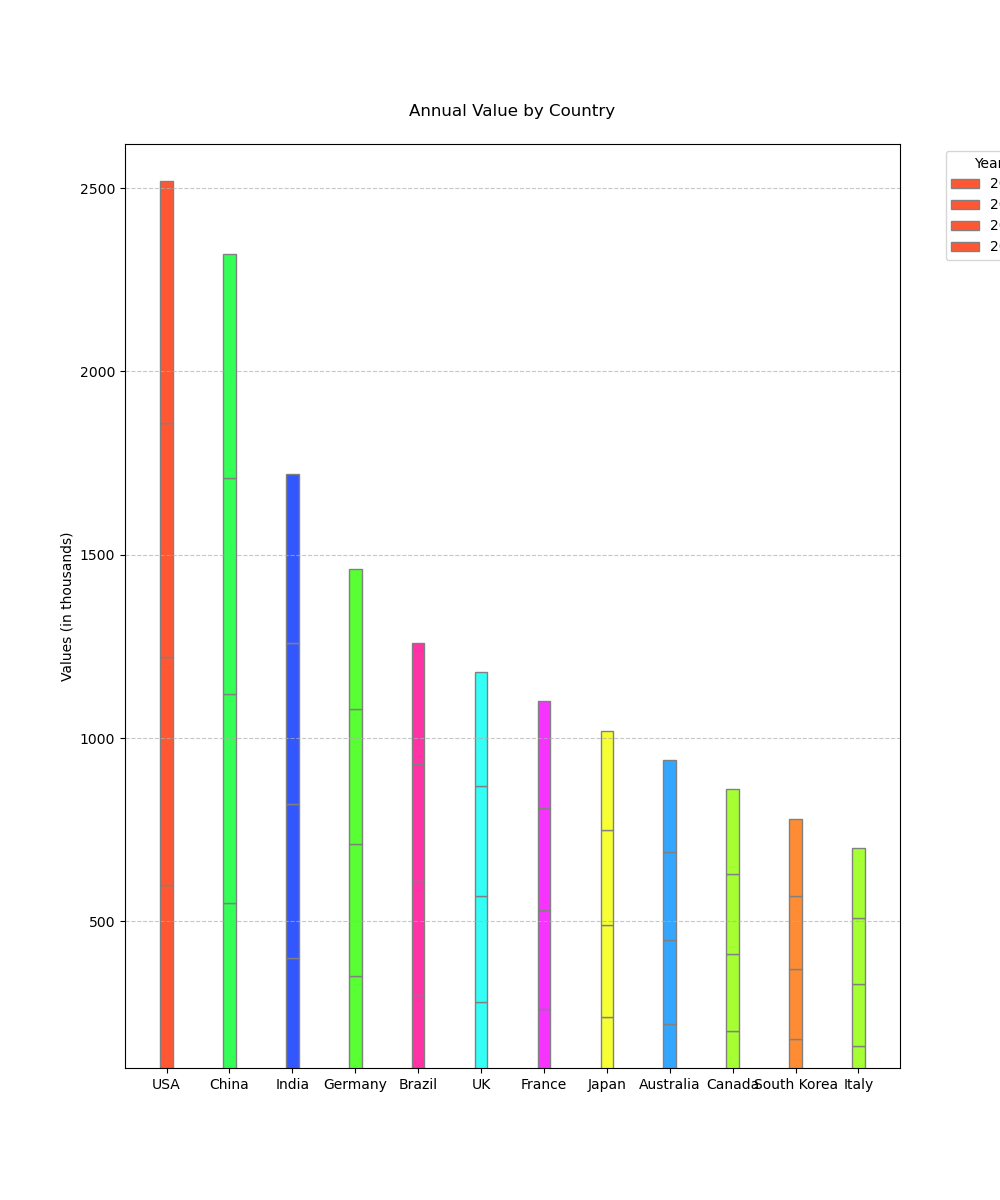

Generate this figure with Python:

import matplotlib.pyplot as plt

# Table data represented as lists
countries = ['USA', 'China', 'India', 'Germany', 'Brazil', 'UK', 'France', 'Japan', 'Australia', 'Canada', 'South Korea', 'Italy']
years = ['2020', '2021', '2022', '2023']
values = [
    [600, 620, 640, 660],
    [550, 570, 590, 610],
    [400, 420, 440, 460],
    [350, 360, 370, 380],
    [300, 310, 320, 330],
    [280, 290, 300, 310],
    [260, 270, 280, 290],
    [240, 250, 260, 270],
    [220, 230, 240, 250],
    [200, 210, 220, 230],
    [180, 190, 200, 210],
    [160, 170, 180, 190]
]

colors = ['#FF5733', '#33FF57', '#3357FF', '#57FF33', '#FF33A6', 
          '#33FFF6', '#F633FF', '#F6FF33', '#33A6FF', '#A6FF33',
          '#FF8C33', '#A6FF33']

# Setting the size of the plot
plt.figure(figsize=(10, 12))

# Creating a vertical bar chart
for i, year in enumerate(years):
    plt.bar(countries, [values[j][i] for j in range(len(countries))], color=colors, edgecolor='grey', width=0.2, bottom=[sum(values[j][:i]) for j in range(len(countries))], label=year)

# Customizing the plot
plt.ylabel('Values (in thousands)')
plt.title('Annual Value by Country', pad=20)
plt.ylim(100, max([sum(v) for v in values]) + 100)  # Adjusting y-axis limits for better clarity
plt.grid(axis='y', linestyle='--', alpha=0.7)  # Adding a grid for the y-axis
plt.legend(title='Year', bbox_to_anchor=(1.05, 1), loc='upper left')

# Display the plot
plt.show()
